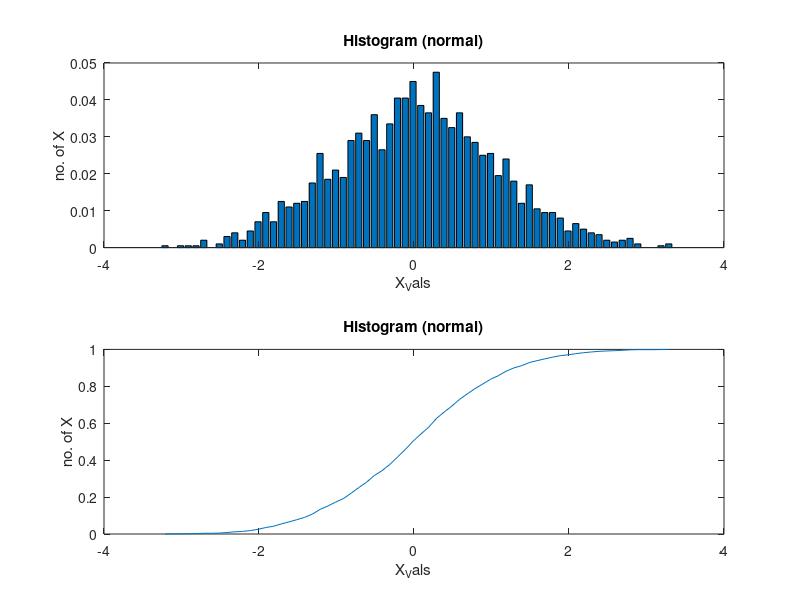
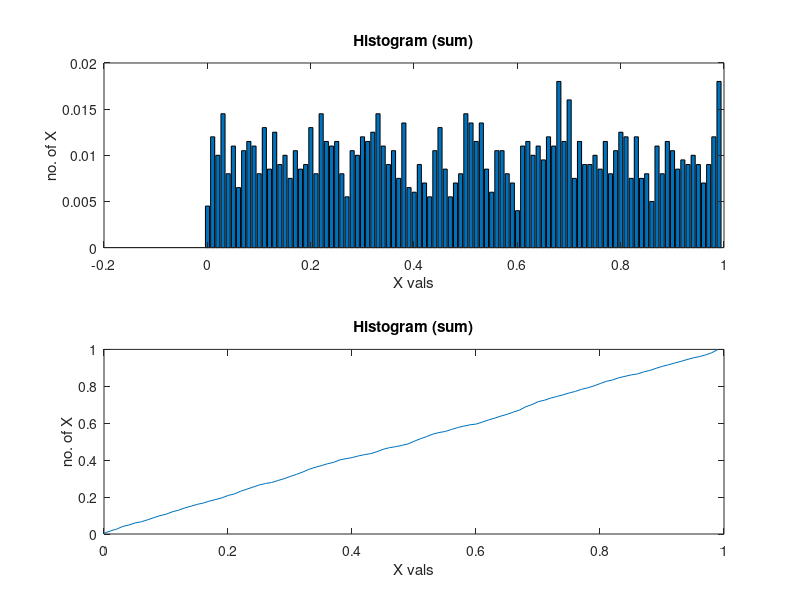

The MATLAB source for these figures, in order:
X = randn(1,2000);

M1 = mean(X);
M2 = median(X);
M3 = std(X);


bin_array = [min(X):0.1:max(X)];

[Y_val, X_val] = hist(X, bin_array);

Y_norm = Y_val/length(X);

%This is just organizing the plots

figure(1);
subplot(2,1,1); bar(X_val,Y_norm);
xlabel('X_Vals');
ylabel('no. of X');
title('Histogram (normal)')



subplot(2,1,2); plot(X_val,cumsum(Y_norm));
xlabel('X_Vals');
ylabel('no. of X');
title('Histogram (normal)')


%This is a copy/paste of the above stuff but with Rand instead of Randn()

X = rand(1,2000);

M1 = mean(X);
M2 = median(X);
M3 = std(X);
    
bin_array = [min(X):0.01:max(X)];

[Y_val, X_val] = hist(X, bin_array);

Y_norm = Y_val/length(X);

figure(2);
subplot(2,1,1); 
bar(X_val,Y_norm);
xlabel('X vals');
ylabel('no. of X');
title('Histogram (sum)')

subplot(2,1,2); plot(X_val,cumsum(Y_norm));
xlabel('X vals');
ylabel('no. of X');
title('Histogram (sum)')


